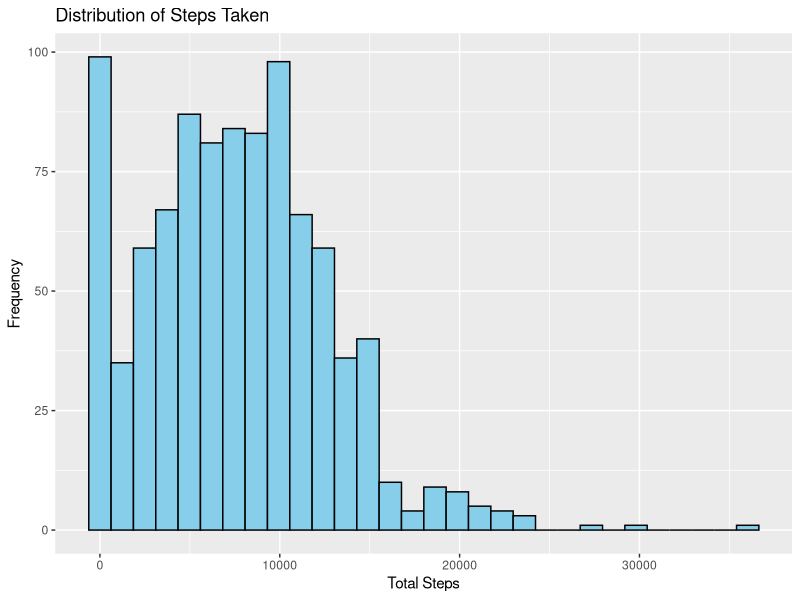
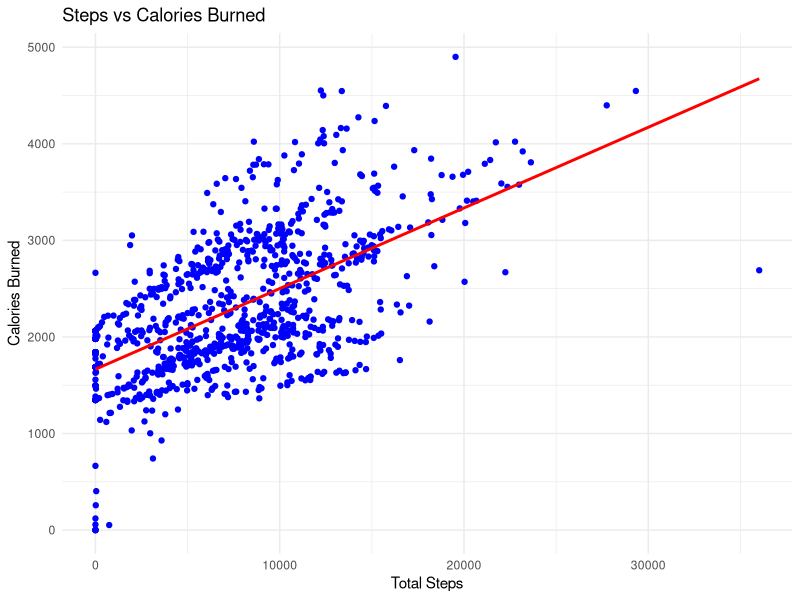
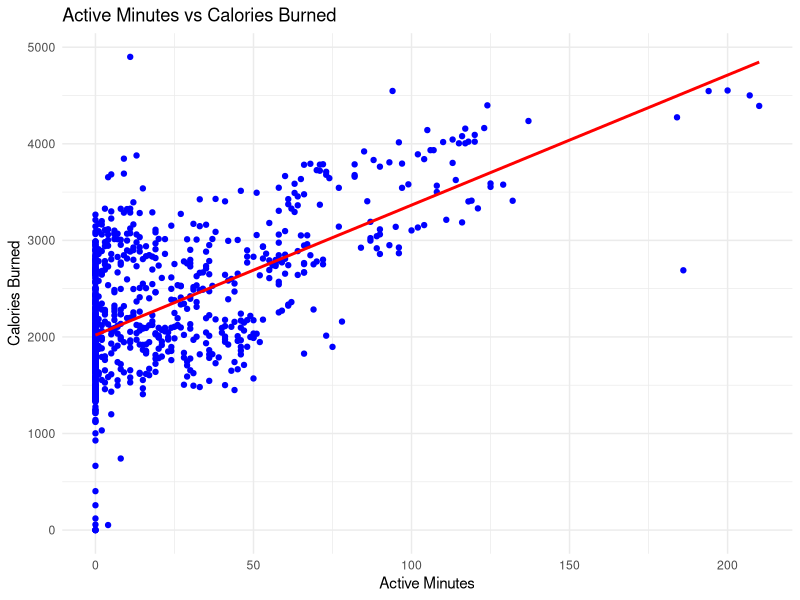
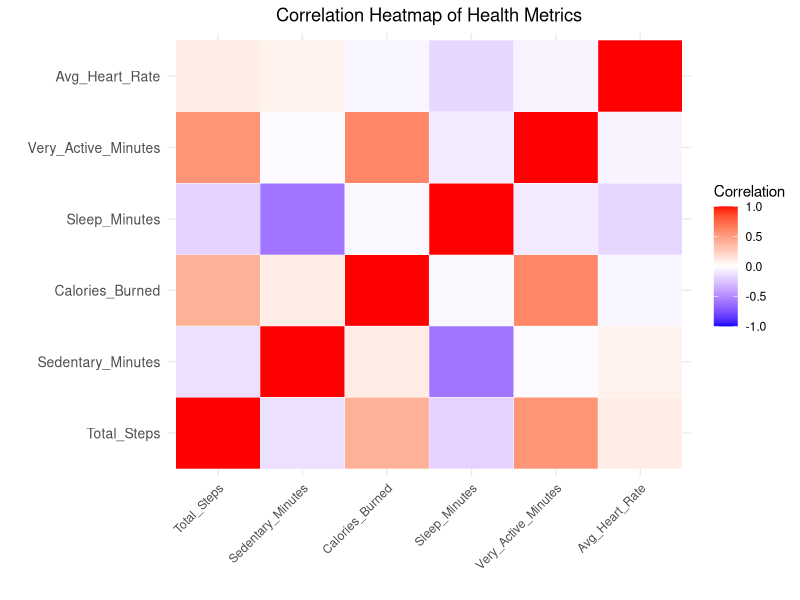
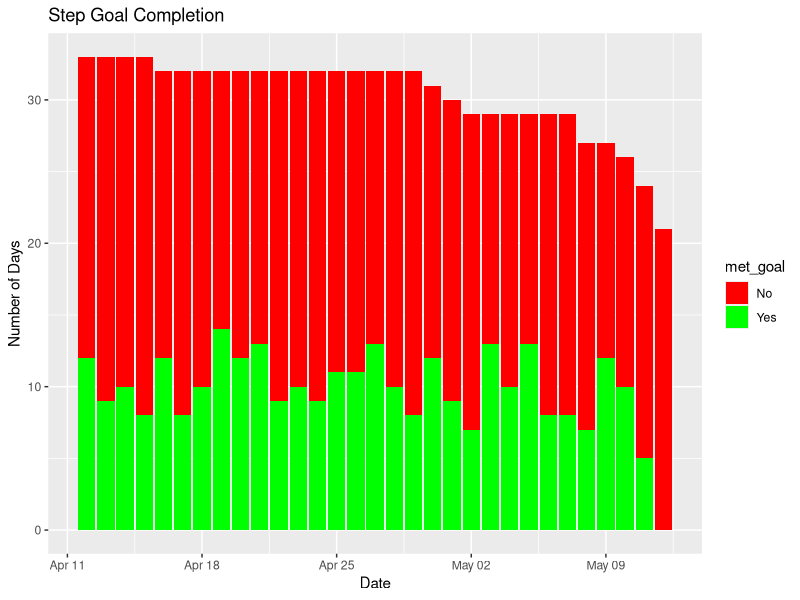

These figures' R source, in order: (Note: this script raises an error after producing the figures.)
## ---- chunk 1
# Install necessary packages if not already installed
if (!require(dplyr)) install.packages("dplyr")
if (!require(ggplot2)) install.packages("ggplot2")
if (!require(tidyverse)) install.packages("tidyverse")
if (!require(scales)) install.packages("scales")
if (!require(lubridate)) install.packages("lubridate")
if (!require(reshape2)) install.packages("reshape2")

# Load libraries
library(dplyr)
library(ggplot2)
library(tidyr)
library(scales)
library(lubridate)
library(reshape2)
## ---- chunk 2
# Set working directory 
setwd("/cloud/project/Fitabase Data 3.12.16-4.11.16")

# Optionally confirm the working directory
getwd()
## ---- chunk 3
merged_data <- read.csv("cleaned_integrated_data.csv")
## ---- chunk 4
# Check the structure of the dataset
str(merged_data)

# Get a summary of the dataset
summary(merged_data)

# Check the first few rows of the dataset
head(merged_data)

# Check for missing values
sum(is.na(merged_data))

# Get a quick overview of key statistics like mean, min, max
summary(merged_data$totalsteps)
summary(merged_data$calories.x)
## ---- chunk 5
# Remove rows with NA values in specific columns
merged_data_clean <- na.omit(merged_data)
## ---- chunk 6
# Replace NAs with the mean value in `totalsteps`
merged_data$totalsteps[is.na(merged_data$totalsteps)] <- mean(merged_data$totalsteps, na.rm = TRUE)
## ---- chunk 7
# Convert activityday and sleepday to Date type
merged_data$activityday <- as.Date(merged_data$activityday, format="%Y-%m-%d")
merged_data$sleepday <- as.Date(merged_data$sleepday, format="%m/%d/%Y")
## ---- chunk 8
# Calculate the total number of steps per month (aggregated by month_year)
merged_data$month_year <- format(merged_data$activityday, "%Y-%m")
monthly_steps <- merged_data %>%
  group_by(month_year) %>%
  summarise(steptotal = sum(steptotal, na.rm = TRUE), 
            average_steps = mean(steptotal, na.rm = TRUE))

# Calculate the average calories burned per day
average_calories <- mean(merged_data$calories.x, na.rm = TRUE)

# Add new columns for the difference between steps and calories burned
merged_data <- merged_data %>%
  mutate(steps_to_calories_ratio = totalsteps / calories.x)
## ---- chunk 9
# Plot the distribution of steps taken
ggplot(merged_data, aes(x=totalsteps)) +
  geom_histogram(bins=30, fill="skyblue", color="black") +
  labs(title="Distribution of Steps Taken", x="Total Steps", y="Frequency")

# Scatter plot between steps and calories burned with trendline
ggplot(merged_data, aes(x = totalsteps, y = calories.x)) +
  geom_point(color = "blue") +  # Scatterplot points
  geom_smooth(method = "lm", se = FALSE, color = "red") +  # Linear trendline
  labs(title = "Steps vs Calories Burned", x = "Total Steps", y = "Calories Burned") +
  theme_minimal()  # Optional: for cleaner aesthetics

# Calculate correlation between total steps and calories burned
cor(merged_data$totalsteps, merged_data$calories.x, use="complete.obs")
## ---- chunk 10
# Scatter plot for active minutes vs calories burned with trendline
ggplot(merged_data, aes(x = veryactiveminutes.x, y = calories.x)) +
  geom_point(color = "blue") +  # Scatterplot points
  geom_smooth(method = "lm", se = FALSE, color = "red") +  # Linear trendline
  labs(title = "Active Minutes vs Calories Burned", x = "Active Minutes", y = "Calories Burned") +
  theme_minimal()  # Optional: for cleaner aesthetics

# Calculate the correlation between active minutes and calories burned
cor(merged_data$veryactiveminutes.x, merged_data$calories.x, use="complete.obs")
## ---- chunk 11

# Select and rename relevant numeric columns for the correlation matrix
numeric_cols <- merged_data %>%
  select(
    Total_Steps = totalsteps,
    Sedentary_Minutes = sedentaryminutes.x,
    Calories_Burned = calories.x,
    Sleep_Minutes = totalminutesasleep,
    Very_Active_Minutes = veryactiveminutes.x,
    Avg_Heart_Rate = avg_heart_rate
  )

# Calculate the correlation matrix
cor_matrix <- cor(numeric_cols, use = "complete.obs")

# Melt the correlation matrix for ggplot
melted_cor_matrix <- melt(cor_matrix)

# Plot the heatmap with improved readability
ggplot(data = melted_cor_matrix, aes(x = Var1, y = Var2, fill = value)) +
  geom_tile(color = "white") +
  scale_fill_gradient2(
    low = "blue", high = "red", mid = "white",
    midpoint = 0, limit = c(-1, 1), name = "Correlation"
  ) +
  labs(title = "Correlation Heatmap of Health Metrics", x = "", y = "") +
  theme_minimal() +
  theme(
    axis.text.x = element_text(angle = 45, vjust = 1, hjust = 1),
    axis.text.y = element_text(size = 10),
    plot.title = element_text(hjust = 0.5)
  )
## ---- chunk 12
# Define a step goal
step_goal <- 10000

# Create a new column to check if the goal was met
merged_data$met_goal <- ifelse(merged_data$totalsteps >= step_goal, "Yes", "No")

# Plot the number of days users met the step goal
ggplot(merged_data, aes(x=activityday, fill=met_goal)) +
  geom_bar() +
  labs(title="Step Goal Completion", x="Date", y="Number of Days") +
  scale_fill_manual(values = c("Yes" = "green", "No" = "red"))

## ---- chunk 13
# Plot with more vertical gridlines (e.g., every 2 weeks)
ggplot(monthly_goal_met, aes(x = month_date, y = total_goal_met_days)) +
  geom_bar(stat = "identity", fill = "skyblue") +
  geom_smooth(method = "loess", color = "darkblue", se = FALSE) + # Adding a trendline
  labs(title = "Reward Progress - Goal Met Days per Month",
       x = "Date of the Month",
       y = "Total Goal Met Days") +
  scale_x_date(date_labels = "%d %b", date_breaks = "2 weeks") + # More frequent x-axis labels
  theme_minimal() +
  theme(axis.text.x = element_text(angle = 45, hjust = 1))

